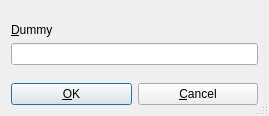
<ui version="4.0" >
 <author></author>
 <comment></comment>
 <exportmacro></exportmacro>
 <class>QAskForTextUi</class>
 <widget class="QDialog" name="QAskForTextUi" >
  <property name="geometry" >
   <rect>
    <x>0</x>
    <y>0</y>
    <width>269</width>
    <height>116</height>
   </rect>
  </property>
  <property name="windowTitle" >
   <string>LyX: Enter text</string>
  </property>
  <property name="sizeGripEnabled" >
   <bool>true</bool>
  </property>
  <layout class="QVBoxLayout" >
   <property name="margin" >
    <number>11</number>
   </property>
   <property name="spacing" >
    <number>6</number>
   </property>
   <item>
    <spacer>
     <property name="orientation" >
      <enum>Qt::Vertical</enum>
     </property>
     <property name="sizeType" >
      <enum>QSizePolicy::Expanding</enum>
     </property>
     <property name="sizeHint" >
      <size>
       <width>20</width>
       <height>20</height>
      </size>
     </property>
    </spacer>
   </item>
   <item>
    <widget class="QLabel" name="askLA" >
     <property name="text" >
      <string>&amp;Dummy</string>
     </property>
     <property name="buddy" >
      <cstring>askLE</cstring>
     </property>
    </widget>
   </item>
   <item>
    <widget class="QLineEdit" name="askLE" />
   </item>
   <item>
    <spacer>
     <property name="orientation" >
      <enum>Qt::Vertical</enum>
     </property>
     <property name="sizeType" >
      <enum>QSizePolicy::Expanding</enum>
     </property>
     <property name="sizeHint" >
      <size>
       <width>20</width>
       <height>20</height>
      </size>
     </property>
    </spacer>
   </item>
   <item>
    <layout class="QHBoxLayout" >
     <property name="margin" >
      <number>0</number>
     </property>
     <property name="spacing" >
      <number>6</number>
     </property>
     <item>
      <widget class="QPushButton" name="okPB" >
       <property name="text" >
        <string>&amp;OK</string>
       </property>
       <property name="default" >
        <bool>true</bool>
       </property>
      </widget>
     </item>
     <item>
      <widget class="QPushButton" name="closePB" >
       <property name="text" >
        <string>&amp;Cancel</string>
       </property>
       <property name="default" >
        <bool>false</bool>
       </property>
      </widget>
     </item>
    </layout>
   </item>
  </layout>
 </widget>
 <pixmapfunction></pixmapfunction>
 <includes>
  <include location="local" >qt_helpers.h</include>
 </includes>
 <resources/>
 <connections/>
</ui>
